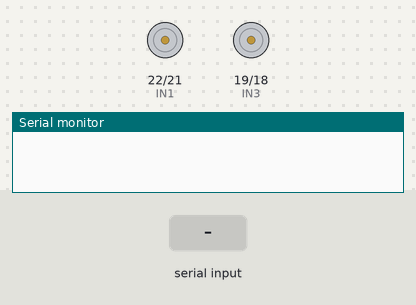
Simulated run of this sketch. Board: ESP32. Parts: motor-driver pin pairs drawn as motors (green arrow = first pin HIGH = forward, orange = second pin HIGH = backward, longer = more drive, scaled by the enable pin), the last lines printed to the serial monitor. Inputs (shaded band) come from the test bench. Nothing arrives over Bluetooth unless stated.

Above: at 1.2 s.
1.3 s: "S" received over the second serial link
2.8 s: "B90\n" received over the second serial link
At 3.3 s:
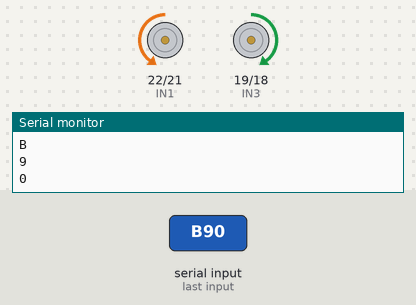
4.3 s: "F90\n" received over the second serial link
At 5.5 s:
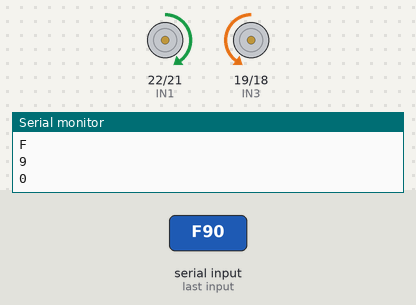
5.8 s: "L90\n" received over the second serial link
At 6.8 s:
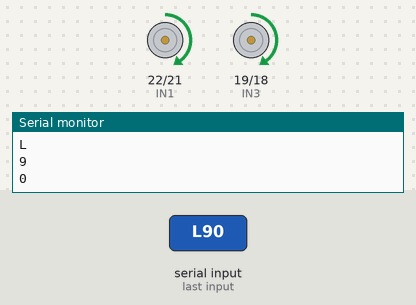
7.3 s: "R90\n" received over the second serial link
At 7.9 s:
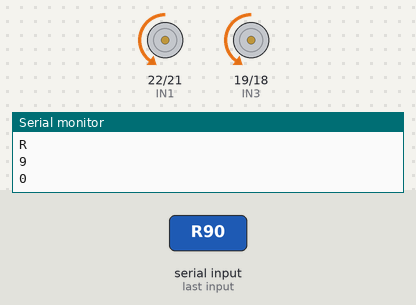
8.8 s: "B" received over the second serial link
At 9.1 s:
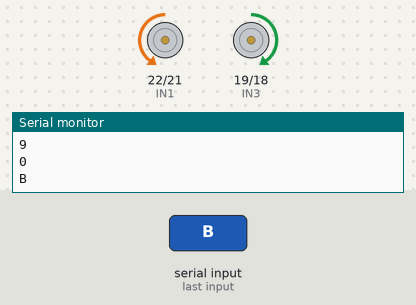
Timing chart, 0 to 11.3 s (numbered marks = the images above; inputs shaded):
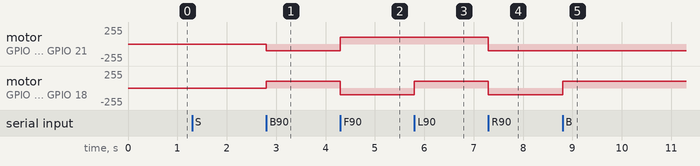

The sketch:

ESP32_RC_Car_Code.ino
```cpp
// esp32 board version must be 2.0.11
// otherwise the code will not compile

#include "BluetoothSerial.h"
#include <Arduino.h>
BluetoothSerial serialBT;

// Bluetooth signal Store in this variable
char btSignal;

// initial Speed
int Speed = 100;

// declare channel for pwm Output
#define R 0
#define L 1

// PWM Pin for Controlling the speed
int enA = 5;
int enB = 23;

// motor controlling pin
int IN1 = 22;
int IN2 = 21;
int IN3 = 19;
int IN4 = 18;

void setup()
{
  Serial.begin(115200);

  // Bluetooth Name
  serialBT.begin("Mrad");

  // output pin declare
  pinMode(enA, OUTPUT);
  pinMode(enB, OUTPUT);

  // Setup PWM channels
  ledcSetup(R, 5000, 8); // Channel 0 for Motor A, 5 kHz frequency, 8-bit resolution
  ledcAttachPin(enA, R);
  ledcSetup(L, 5000, 8); // Channel 0 for Motor A, 5 kHz frequency, 8-bit resolution
  ledcAttachPin(enB, L);

  pinMode(IN1, OUTPUT);
  pinMode(IN2, OUTPUT);
  pinMode(IN3, OUTPUT);
  pinMode(IN4, OUTPUT);

  // Intial State of Car
  digitalWrite(IN1, LOW);
  digitalWrite(IN2, LOW);
  digitalWrite(IN3, LOW);
  digitalWrite(IN4, LOW);
}

void loop()
{

  while (serialBT.available())
  {
    btSignal = serialBT.read();
    // Serial.println(btSignal);

    if (btSignal >= '0' && btSignal <= '9')
      Speed = 100 + (btSignal - '0') * 20;
    else if (btSignal == 'q')
      Speed = 255;

    // to see the incoming signal in serial monitor
    Serial.println(btSignal);
    switch (btSignal)
    {
    case 'B':
      backward();
      break;
    case 'F':
      forward();
      break;
    case 'L':
      left();
      break;
    case 'R':
      right();
      break;
    case 'S':
      stop();
      break;
    }
  }
}

// function for control motor
void backward()
{
  ledcWrite(R, Speed);
  ledcWrite(L, Speed);

  digitalWrite(IN1, LOW);
  digitalWrite(IN2, HIGH);
  digitalWrite(IN3, HIGH);
  digitalWrite(IN4, LOW);
}

void forward()
{
  ledcWrite(R, Speed);
  ledcWrite(L, Speed);

  digitalWrite(IN1, HIGH);
  digitalWrite(IN2, LOW);
  digitalWrite(IN3, LOW);
  digitalWrite(IN4, HIGH);
}

void left()
{
  ledcWrite(R, Speed);
  ledcWrite(L, Speed);

  digitalWrite(IN1, HIGH);
  digitalWrite(IN2, LOW);
  digitalWrite(IN3, HIGH);
  digitalWrite(IN4, LOW);
}

void right()
{
  ledcWrite(R, Speed);
  ledcWrite(L, Speed);

  digitalWrite(IN1, LOW);
  digitalWrite(IN2, HIGH);
  digitalWrite(IN3, LOW);
  digitalWrite(IN4, HIGH);
}

void stop()
{
  ledcWrite(R, Speed);
  ledcWrite(L, Speed);

  digitalWrite(IN1, LOW);
  digitalWrite(IN2, LOW);
  digitalWrite(IN3, LOW);
  digitalWrite(IN4, LOW);
}
```

Measured:
- after the input at 2.8 s, motor on GPIO 22 (IN1) / GPIO 21 (IN2): stopped → backward 100/255 at once; motor on GPIO 19 (IN3) / GPIO 18 (IN4): stopped → forward 100/255 at once
- after the input at 4.3 s, motor on GPIO 22 (IN1) / GPIO 21 (IN2): backward 100/255 → forward 100/255 at once; motor on GPIO 19 (IN3) / GPIO 18 (IN4): forward 100/255 → backward 100/255 at once
- after the input at 5.8 s, motor on GPIO 19 (IN3) / GPIO 18 (IN4): backward 100/255 → forward 100/255 at once
- after the input at 7.3 s, motor on GPIO 22 (IN1) / GPIO 21 (IN2), motor on GPIO 19 (IN3) / GPIO 18 (IN4): forward 100/255 → backward 100/255 at once
- after the input at 8.8 s, motor on GPIO 19 (IN3) / GPIO 18 (IN4): backward 100/255 → forward 100/255 at once
